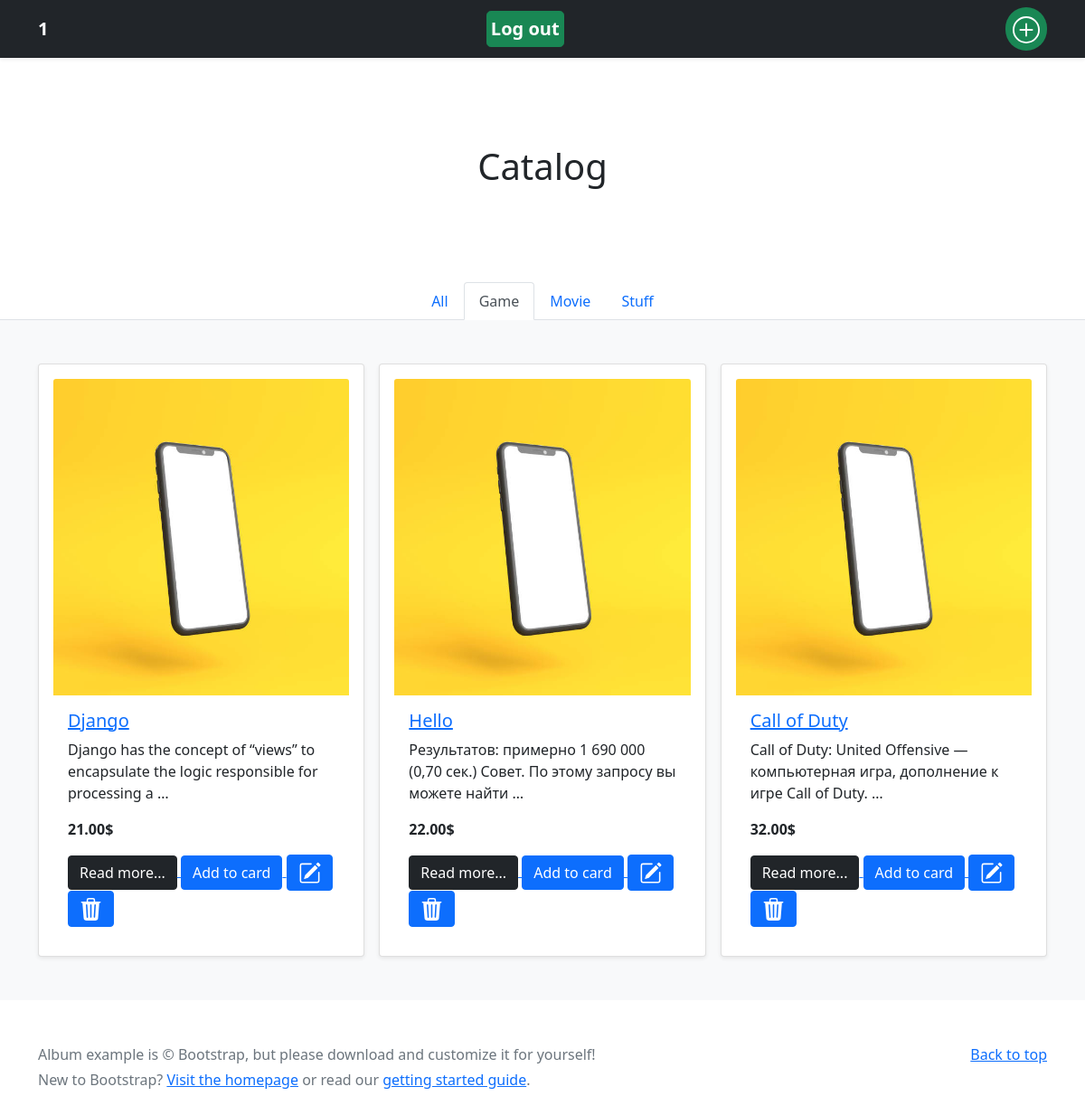
Screenshot of /store/category/game (signed in) with the database file from the repository.
### store/models.py (models this page shows, shortened)
class Category(models.Model):
    name = models.CharField(max_length=255, db_index=True)
    slug = models.SlugField(max_length=255, unique=True)
    class Meta:
        verbose_name_plural = 'categories'
    def __str__(self):
        return self.name

class Product(models.Model):
    category = models.ForeignKey(Category, related_name='product', on_delete=models.CASCADE)
    created_by = models.ForeignKey(User, on_delete=models.CASCADE, related_name='product_creator', default=User)
    title = models.CharField(max_length=255)
    author = models.CharField(max_length=255, default='John Doe')
    description = models.TextField(blank=True)
    image = models.ImageField(upload_to='images/')
    slug = models.SlugField(max_length=255)
    price = models.DecimalField(max_digits=4, decimal_places=2)
    in_stock = models.BooleanField(default=True)
    is_active = models.BooleanField(default=True)
    created = models.DateTimeField(auto_now_add=True)
    updated = models.DateTimeField(auto_now=True)
    class Meta:
        verbose_name_plural = 'products'
        ordering = ('-created',)

### store/views.py (the view)
# urls.py: path('', ProductList.as_view(), name='product_list'),
class ProductList(ListView):
    model = Product
    def get_queryset(self):
        if self.kwargs.get('slug', 0):
            return Product.objects.filter(category__slug=self.kwargs['slug'])
        return Product.objects.all()
    def get_context_data(self,  **kwargs):
        context = super().get_context_data(**kwargs)
        if self.kwargs.get('slug', 0):
            context['curr_category'] = self.kwargs['slug']
        context['categories'] = Category.objects.all()
        return context

### store/templates/store/product_list.html (shortened to what this page needs)
{% extends 'store/base.html' %}
{% block content %}
<section class="py-5 text-center container">
    <div class="row py-lg-5">
        <div class="col-lg-6 col-md-8 mx-auto">
            <h1 class="fw-light">Catalog</h1>
        </div>
    </div>
</section>
<ul class="nav nav-tabs justify-content-center">
    {% if not curr_category %}
    <li class="nav-item">
        <a class="nav-link active" href="{% url 'store:product_list'%}">All</a>
    </li>
    {% else %}
        <a class="nav-link" href="{% url 'store:product_list'%}">All</a>
    {% endif %}
    {% for category in categories %}
        {% if category.slug == curr_category %}
            <li class="nav-item">
                <a class="nav-link active" href="{% url 'store:product_category_list' category.slug %}">{{ category }}</a>
            </li>
        {% else %}
            <li class="nav-item">
                <a class="nav-link" href="{% url 'store:product_category_list' category.slug %}">{{ category }}</a>
            </li>
        {% endif %}
    {% endfor %}
</ul>
<div class="album py-5 bg-light">
    <div class="container">
        <div class="row row-cols-1 row-cols-sm-2 row-cols-md-3 g-3">
            {% for product in object_list %}
            <div class="col">
                <div class="card shadow-sm">
                    <div class="card-body">
                            <img src="{{ product.image.url }}" class="card-img-top" alt="..." height="350">
                            <div class="card-body">
                                <a href="{% url 'store:product_detail' product.slug %}">
                                    <h5 class="card-title">{{ product.title }}</h5>
                                </a>
                                <p class="card-text">{{ product.description | truncatewords:14 }}</p>
                                <p class="card-text"><strong>{{ product.price }}$</strong></p>
                                <a href="{% url 'store:product_detail' product.slug %}">
                                    <button type="button" class="btn btn-dark">Read more...</button>
                                </a>
                                <a href="{% url 'store:product_detail' product.slug %}">
                                <button type="button" class="btn btn-primary">Add to card</button>
                                </a>
                                <a href="{% url 'store:product_update_class' product.slug %}">
                                    <button type="button" class="btn btn-primary">
                                    </button>
                                </a>
                                <a href="{% url 'store:product_delete_class' product.slug %}">
                                    <button type="button" class="btn btn-primary">
                                    </button>
                                </a>
                            </div>
                    </div>
                </div>
            </div>
            {% endfor %}
        </div>
    </div>
</div>
{% endblock %}

### store/templates/store/base.html (shortened to what this page needs)
<!doctype html>
<html lang="en">
  <head>
    <link href="https://cdn.jsdelivr.net/npm/bootstrap@5.1.3/dist/css/bootstrap.min.css" rel="stylesheet">
  </head>
  <body cz-shortcut-listen="true">
<header>
  <div class="navbar navbar-dark bg-dark shadow-sm">
    <div class="container">
      <a href="/store/" class="navbar-brand d-flex align-items-center">
          {% if user.is_authenticated %}
        <strong>{{ user.username }} </strong>
        <a href="/accounts/logout">
          <button type="button" style="" class="btn btn-lg btn-block btn-success mt-auto p-1">
            <strong>
              Log out
            </strong>
          </button>
        </a>
          {% endif %}
        <a href="{% url 'store:product_create_class' %}">
          <button type="button" style="margin-left:20px; border: 0px solid black; border-radius: 24px;" class="btn btn-lg btn-block btn-success mt-auto p-2"></button>
        </a>
      </a>
    </div>
  </div>
</header>
<main>
  {% block content %}
  {% endblock %}
</main>
<footer class="text-muted py-5">
  <div class="container">
    <p class="float-end mb-1">
      <a href="#">Back to top</a>
    </p>
    <p class="mb-1">Album example is © Bootstrap, but please download and customize it for yourself!</p>
    <p class="mb-0">New to Bootstrap? <a href="/">Visit the homepage</a> or read our <a href="/docs/5.1/getting-started/introduction/">getting started guide</a>.</p>
  </div>
</footer>
<div class="betternet-wrapper"></div></body>

### rows the page displays
Category: name "Game"
Category: name "Movie"
Category: name "Stuff"
Product: image (picture), title "Django", description "Django has the concept of “views” to encapsulate the logic responsible for processing a …", price "21.00"
Product: image (picture), title "Hello", description "Результатов: примерно 1 690 000 (0,70 сек.) Совет. По этому запросу вы можете найти …", price "22.00"
Product: image (picture), title "Call of Duty", description "Call of Duty: United Offensive — компьютерная игра, дополнение к игре Call of Duty. …", price "32.00"

### other values shown
{{ user.username }} "1"
